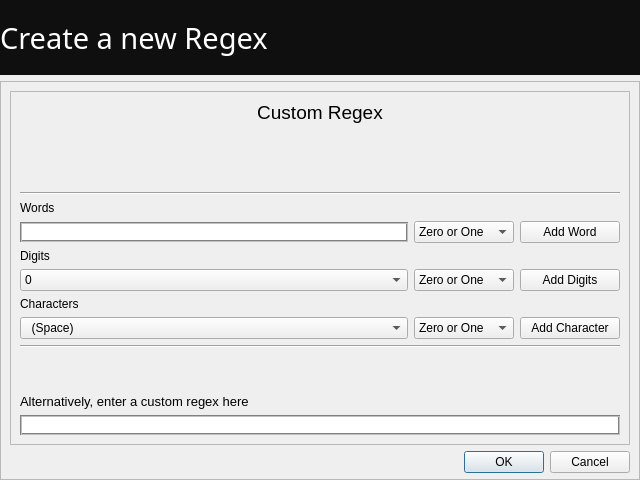
<?xml version="1.0" encoding="UTF-8"?>
<ui version="4.0">
 <class>NewRegex</class>
 <widget class="QDialog" name="NewRegex">
  <property name="enabled">
   <bool>true</bool>
  </property>
  <property name="geometry">
   <rect>
    <x>0</x>
    <y>0</y>
    <width>640</width>
    <height>480</height>
   </rect>
  </property>
  <property name="sizePolicy">
   <sizepolicy hsizetype="Fixed" vsizetype="Fixed">
    <horstretch>0</horstretch>
    <verstretch>0</verstretch>
   </sizepolicy>
  </property>
  <property name="minimumSize">
   <size>
    <width>640</width>
    <height>480</height>
   </size>
  </property>
  <property name="maximumSize">
   <size>
    <width>640</width>
    <height>480</height>
   </size>
  </property>
  <property name="contextMenuPolicy">
   <enum>Qt::NoContextMenu</enum>
  </property>
  <property name="windowTitle">
   <string>New Regex</string>
  </property>
  <property name="whatsThis">
   <string notr="true"/>
  </property>
  <property name="sizeGripEnabled">
   <bool>false</bool>
  </property>
  <layout class="QHBoxLayout" name="horizontalLayout">
   <property name="margin">
    <number>0</number>
   </property>
   <item>
    <layout class="QVBoxLayout" name="mainLayout">
     <item>
      <widget class="QLabel" name="label">
       <property name="minimumSize">
        <size>
         <width>0</width>
         <height>75</height>
        </size>
       </property>
       <property name="maximumSize">
        <size>
         <width>16777215</width>
         <height>75</height>
        </size>
       </property>
       <property name="font">
        <font>
         <family>Segoe UI Light</family>
         <pointsize>22</pointsize>
        </font>
       </property>
       <property name="styleSheet">
        <string notr="true">background: rgb(15,15,15);
color: white;

    background-image: url(:images/backgrounds/blackbg.png);
    background-position: top right;
    background-origin: content;
    background-repeat: repeat-xy;</string>
       </property>
       <property name="text">
        <string>Create a new Regex</string>
       </property>
       <property name="margin">
        <number>18</number>
       </property>
      </widget>
     </item>
     <item>
      <widget class="QFrame" name="mainFrame">
       <property name="frameShape">
        <enum>QFrame::StyledPanel</enum>
       </property>
       <property name="frameShadow">
        <enum>QFrame::Raised</enum>
       </property>
       <layout class="QGridLayout" name="gridLayout">
        <property name="bottomMargin">
         <number>6</number>
        </property>
        <item row="0" column="0">
         <layout class="QVBoxLayout" name="verticalLayout">
          <item>
           <widget class="QFrame" name="contentsFrame">
            <property name="frameShape">
             <enum>QFrame::StyledPanel</enum>
            </property>
            <property name="frameShadow">
             <enum>QFrame::Raised</enum>
            </property>
            <layout class="QGridLayout" name="gridLayout_2">
             <item row="0" column="0">
              <layout class="QVBoxLayout" name="verticalLayout_4">
               <item>
                <widget class="QLabel" name="regexLabel">
                 <property name="maximumSize">
                  <size>
                   <width>16777215</width>
                   <height>100</height>
                  </size>
                 </property>
                 <property name="font">
                  <font>
                   <family>Segoe UI</family>
                   <pointsize>14</pointsize>
                  </font>
                 </property>
                 <property name="text">
                  <string>Custom Regex</string>
                 </property>
                 <property name="alignment">
                  <set>Qt::AlignCenter</set>
                 </property>
                </widget>
               </item>
               <item>
                <spacer name="verticalSpacer_2">
                 <property name="orientation">
                  <enum>Qt::Vertical</enum>
                 </property>
                 <property name="sizeHint" stdset="0">
                  <size>
                   <width>20</width>
                   <height>40</height>
                  </size>
                 </property>
                </spacer>
               </item>
               <item>
                <widget class="Line" name="line_2">
                 <property name="orientation">
                  <enum>Qt::Horizontal</enum>
                 </property>
                </widget>
               </item>
               <item>
                <widget class="QLabel" name="label_3">
                 <property name="text">
                  <string>Words</string>
                 </property>
                </widget>
               </item>
               <item>
                <layout class="QVBoxLayout" name="verticalLayout_2">
                 <item>
                  <layout class="QHBoxLayout" name="horizontalLayout_3">
                   <item>
                    <widget class="QLineEdit" name="wordInput">
                     <property name="styleSheet">
                      <string notr="true">border: 2px groove gray;
</string>
                     </property>
                     <property name="frame">
                      <bool>true</bool>
                     </property>
                    </widget>
                   </item>
                   <item>
                    <widget class="QComboBox" name="wordCombo">
                     <property name="minimumSize">
                      <size>
                       <width>100</width>
                       <height>0</height>
                      </size>
                     </property>
                     <item>
                      <property name="text">
                       <string>Zero or One</string>
                      </property>
                     </item>
                     <item>
                      <property name="text">
                       <string>One or More</string>
                      </property>
                     </item>
                     <item>
                      <property name="text">
                       <string>Zero or More</string>
                      </property>
                     </item>
                     <item>
                      <property name="text">
                       <string>1</string>
                      </property>
                     </item>
                     <item>
                      <property name="text">
                       <string>2</string>
                      </property>
                     </item>
                     <item>
                      <property name="text">
                       <string>3</string>
                      </property>
                     </item>
                     <item>
                      <property name="text">
                       <string>4</string>
                      </property>
                     </item>
                     <item>
                      <property name="text">
                       <string>5</string>
                      </property>
                     </item>
                     <item>
                      <property name="text">
                       <string>6</string>
                      </property>
                     </item>
                     <item>
                      <property name="text">
                       <string>7</string>
                      </property>
                     </item>
                     <item>
                      <property name="text">
                       <string>8</string>
                      </property>
                     </item>
                     <item>
                      <property name="text">
                       <string>9</string>
                      </property>
                     </item>
                     <item>
                      <property name="text">
                       <string>10</string>
                      </property>
                     </item>
                     <item>
                      <property name="text">
                       <string>11</string>
                      </property>
                     </item>
                     <item>
                      <property name="text">
                       <string>12</string>
                      </property>
                     </item>
                     <item>
                      <property name="text">
                       <string>13</string>
                      </property>
                     </item>
                     <item>
                      <property name="text">
                       <string>14</string>
                      </property>
                     </item>
                     <item>
                      <property name="text">
                       <string>15</string>
                      </property>
                     </item>
                     <item>
                      <property name="text">
                       <string>16</string>
                      </property>
                     </item>
                     <item>
                      <property name="text">
                       <string>17</string>
                      </property>
                     </item>
                     <item>
                      <property name="text">
                       <string>18</string>
                      </property>
                     </item>
                     <item>
                      <property name="text">
                       <string>19</string>
                      </property>
                     </item>
                     <item>
                      <property name="text">
                       <string>20</string>
                      </property>
                     </item>
                    </widget>
                   </item>
                   <item>
                    <widget class="QPushButton" name="addString">
                     <property name="minimumSize">
                      <size>
                       <width>100</width>
                       <height>0</height>
                      </size>
                     </property>
                     <property name="maximumSize">
                      <size>
                       <width>100</width>
                       <height>16777215</height>
                      </size>
                     </property>
                     <property name="text">
                      <string>Add Word</string>
                     </property>
                    </widget>
                   </item>
                  </layout>
                 </item>
                 <item>
                  <widget class="QLabel" name="label_4">
                   <property name="text">
                    <string>Digits</string>
                   </property>
                  </widget>
                 </item>
                 <item>
                  <layout class="QHBoxLayout" name="horizontalLayout_4">
                   <item>
                    <widget class="QComboBox" name="comboBox">
                     <item>
                      <property name="text">
                       <string>0</string>
                      </property>
                     </item>
                     <item>
                      <property name="text">
                       <string>1</string>
                      </property>
                     </item>
                     <item>
                      <property name="text">
                       <string>2</string>
                      </property>
                     </item>
                     <item>
                      <property name="text">
                       <string>3</string>
                      </property>
                     </item>
                     <item>
                      <property name="text">
                       <string>4</string>
                      </property>
                     </item>
                     <item>
                      <property name="text">
                       <string>5</string>
                      </property>
                     </item>
                     <item>
                      <property name="text">
                       <string>6</string>
                      </property>
                     </item>
                     <item>
                      <property name="text">
                       <string>7</string>
                      </property>
                     </item>
                     <item>
                      <property name="text">
                       <string>8</string>
                      </property>
                     </item>
                     <item>
                      <property name="text">
                       <string>9</string>
                      </property>
                     </item>
                     <item>
                      <property name="text">
                       <string>Any Digit</string>
                      </property>
                     </item>
                    </widget>
                   </item>
                   <item>
                    <widget class="QComboBox" name="digitCombo">
                     <property name="minimumSize">
                      <size>
                       <width>100</width>
                       <height>0</height>
                      </size>
                     </property>
                     <property name="maximumSize">
                      <size>
                       <width>100</width>
                       <height>16777215</height>
                      </size>
                     </property>
                     <item>
                      <property name="text">
                       <string>Zero or One</string>
                      </property>
                     </item>
                     <item>
                      <property name="text">
                       <string>One or More</string>
                      </property>
                     </item>
                     <item>
                      <property name="text">
                       <string>Zero or More</string>
                      </property>
                     </item>
                     <item>
                      <property name="text">
                       <string>1</string>
                      </property>
                     </item>
                     <item>
                      <property name="text">
                       <string>2</string>
                      </property>
                     </item>
                     <item>
                      <property name="text">
                       <string>3</string>
                      </property>
                     </item>
                     <item>
                      <property name="text">
                       <string>4</string>
                      </property>
                     </item>
                     <item>
                      <property name="text">
                       <string>5</string>
                      </property>
                     </item>
                     <item>
                      <property name="text">
                       <string>6</string>
                      </property>
                     </item>
                     <item>
                      <property name="text">
                       <string>7</string>
                      </property>
                     </item>
                     <item>
                      <property name="text">
                       <string>8</string>
                      </property>
                     </item>
                     <item>
                      <property name="text">
                       <string>9</string>
                      </property>
                     </item>
                     <item>
                      <property name="text">
                       <string>10</string>
                      </property>
                     </item>
                     <item>
                      <property name="text">
                       <string>11</string>
                      </property>
                     </item>
                     <item>
                      <property name="text">
                       <string>12</string>
                      </property>
                     </item>
                     <item>
                      <property name="text">
                       <string>13</string>
                      </property>
                     </item>
                     <item>
                      <property name="text">
                       <string>14</string>
                      </property>
                     </item>
                     <item>
                      <property name="text">
                       <string>15</string>
                      </property>
                     </item>
                     <item>
                      <property name="text">
                       <string>16</string>
                      </property>
                     </item>
                     <item>
                      <property name="text">
                       <string>17</string>
                      </property>
                     </item>
                     <item>
                      <property name="text">
                       <string>18</string>
                      </property>
                     </item>
                     <item>
                      <property name="text">
                       <string>19</string>
                      </property>
                     </item>
                     <item>
                      <property name="text">
                       <string>20</string>
                      </property>
                     </item>
                    </widget>
                   </item>
                   <item>
                    <widget class="QPushButton" name="addDigits">
                     <property name="maximumSize">
                      <size>
                       <width>100</width>
                       <height>16777215</height>
                      </size>
                     </property>
                     <property name="text">
                      <string>Add Digits</string>
                     </property>
                    </widget>
                   </item>
                  </layout>
                 </item>
                 <item>
                  <widget class="QLabel" name="label_5">
                   <property name="text">
                    <string>Characters</string>
                   </property>
                  </widget>
                 </item>
                 <item>
                  <layout class="QHBoxLayout" name="horizontalLayout_5">
                   <item>
                    <widget class="QComboBox" name="comboBox_2">
                     <item>
                      <property name="text">
                       <string>  (Space)</string>
                      </property>
                     </item>
                     <item>
                      <property name="text">
                       <string>-</string>
                      </property>
                     </item>
                     <item>
                      <property name="text">
                       <string>_</string>
                      </property>
                     </item>
                     <item>
                      <property name="text">
                       <string>(</string>
                      </property>
                     </item>
                     <item>
                      <property name="text">
                       <string>)</string>
                      </property>
                     </item>
                     <item>
                      <property name="text">
                       <string>[</string>
                      </property>
                     </item>
                     <item>
                      <property name="text">
                       <string>]</string>
                      </property>
                     </item>
                     <item>
                      <property name="text">
                       <string>{</string>
                      </property>
                     </item>
                     <item>
                      <property name="text">
                       <string>}</string>
                      </property>
                     </item>
                     <item>
                      <property name="text">
                       <string>&lt;</string>
                      </property>
                     </item>
                     <item>
                      <property name="text">
                       <string>&gt;</string>
                      </property>
                     </item>
                     <item>
                      <property name="text">
                       <string>Any Bracket</string>
                      </property>
                     </item>
                     <item>
                      <property name="text">
                       <string>=</string>
                      </property>
                     </item>
                     <item>
                      <property name="text">
                       <string>+</string>
                      </property>
                     </item>
                     <item>
                      <property name="text">
                       <string>/</string>
                      </property>
                     </item>
                     <item>
                      <property name="text">
                       <string>\</string>
                      </property>
                     </item>
                     <item>
                      <property name="text">
                       <string>|</string>
                      </property>
                     </item>
                     <item>
                      <property name="text">
                       <string>Any Slash</string>
                      </property>
                     </item>
                    </widget>
                   </item>
                   <item>
                    <widget class="QComboBox" name="spacerCombo">
                     <property name="minimumSize">
                      <size>
                       <width>100</width>
                       <height>0</height>
                      </size>
                     </property>
                     <property name="maximumSize">
                      <size>
                       <width>100</width>
                       <height>16777215</height>
                      </size>
                     </property>
                     <item>
                      <property name="text">
                       <string>Zero or One</string>
                      </property>
                     </item>
                     <item>
                      <property name="text">
                       <string>One or More</string>
                      </property>
                     </item>
                     <item>
                      <property name="text">
                       <string>Zero or More</string>
                      </property>
                     </item>
                     <item>
                      <property name="text">
                       <string>1</string>
                      </property>
                     </item>
                     <item>
                      <property name="text">
                       <string>2</string>
                      </property>
                     </item>
                     <item>
                      <property name="text">
                       <string>3</string>
                      </property>
                     </item>
                     <item>
                      <property name="text">
                       <string>4</string>
                      </property>
                     </item>
                     <item>
                      <property name="text">
                       <string>5</string>
                      </property>
                     </item>
                     <item>
                      <property name="text">
                       <string>6</string>
                      </property>
                     </item>
                     <item>
                      <property name="text">
                       <string>7</string>
                      </property>
                     </item>
                     <item>
                      <property name="text">
                       <string>8</string>
                      </property>
                     </item>
                     <item>
                      <property name="text">
                       <string>9</string>
                      </property>
                     </item>
                     <item>
                      <property name="text">
                       <string>10</string>
                      </property>
                     </item>
                     <item>
                      <property name="text">
                       <string>11</string>
                      </property>
                     </item>
                     <item>
                      <property name="text">
                       <string>12</string>
                      </property>
                     </item>
                     <item>
                      <property name="text">
                       <string>13</string>
                      </property>
                     </item>
                     <item>
                      <property name="text">
                       <string>14</string>
                      </property>
                     </item>
                     <item>
                      <property name="text">
                       <string>15</string>
                      </property>
                     </item>
                     <item>
                      <property name="text">
                       <string>16</string>
                      </property>
                     </item>
                     <item>
                      <property name="text">
                       <string>17</string>
                      </property>
                     </item>
                     <item>
                      <property name="text">
                       <string>18</string>
                      </property>
                     </item>
                     <item>
                      <property name="text">
                       <string>19</string>
                      </property>
                     </item>
                     <item>
                      <property name="text">
                       <string>20</string>
                      </property>
                     </item>
                    </widget>
                   </item>
                   <item>
                    <widget class="QPushButton" name="addSpacer">
                     <property name="maximumSize">
                      <size>
                       <width>100</width>
                       <height>16777215</height>
                      </size>
                     </property>
                     <property name="text">
                      <string>Add Character</string>
                     </property>
                    </widget>
                   </item>
                  </layout>
                 </item>
                </layout>
               </item>
               <item>
                <widget class="Line" name="line">
                 <property name="orientation">
                  <enum>Qt::Horizontal</enum>
                 </property>
                </widget>
               </item>
               <item>
                <layout class="QVBoxLayout" name="verticalLayout_3">
                 <item>
                  <spacer name="verticalSpacer">
                   <property name="orientation">
                    <enum>Qt::Vertical</enum>
                   </property>
                   <property name="sizeHint" stdset="0">
                    <size>
                     <width>20</width>
                     <height>40</height>
                    </size>
                   </property>
                  </spacer>
                 </item>
                 <item>
                  <widget class="QLabel" name="label_2">
                   <property name="font">
                    <font>
                     <family>Segoe UI</family>
                     <pointsize>10</pointsize>
                    </font>
                   </property>
                   <property name="text">
                    <string>Alternatively, enter a custom regex here</string>
                   </property>
                  </widget>
                 </item>
                 <item>
                  <widget class="QLineEdit" name="customRegex">
                   <property name="styleSheet">
                    <string notr="true">border: 2px groove gray;
</string>
                   </property>
                   <property name="frame">
                    <bool>true</bool>
                   </property>
                  </widget>
                 </item>
                </layout>
               </item>
              </layout>
             </item>
            </layout>
           </widget>
          </item>
          <item>
           <widget class="QDialogButtonBox" name="buttonBox">
            <property name="sizePolicy">
             <sizepolicy hsizetype="Expanding" vsizetype="Fixed">
              <horstretch>0</horstretch>
              <verstretch>0</verstretch>
             </sizepolicy>
            </property>
            <property name="maximumSize">
             <size>
              <width>16777215</width>
              <height>30</height>
             </size>
            </property>
            <property name="layoutDirection">
             <enum>Qt::LeftToRight</enum>
            </property>
            <property name="autoFillBackground">
             <bool>false</bool>
            </property>
            <property name="styleSheet">
             <string notr="true"/>
            </property>
            <property name="orientation">
             <enum>Qt::Horizontal</enum>
            </property>
            <property name="standardButtons">
             <set>QDialogButtonBox::Cancel|QDialogButtonBox::Ok</set>
            </property>
            <property name="centerButtons">
             <bool>false</bool>
            </property>
           </widget>
          </item>
         </layout>
        </item>
       </layout>
      </widget>
     </item>
    </layout>
   </item>
  </layout>
 </widget>
 <resources>
  <include location="res.qrc"/>
 </resources>
 <connections>
  <connection>
   <sender>buttonBox</sender>
   <signal>accepted()</signal>
   <receiver>NewRegex</receiver>
   <slot>accept()</slot>
   <hints>
    <hint type="sourcelabel">
     <x>260</x>
     <y>470</y>
    </hint>
    <hint type="destinationlabel">
     <x>157</x>
     <y>274</y>
    </hint>
   </hints>
  </connection>
  <connection>
   <sender>buttonBox</sender>
   <signal>rejected()</signal>
   <receiver>NewRegex</receiver>
   <slot>reject()</slot>
   <hints>
    <hint type="sourcelabel">
     <x>328</x>
     <y>470</y>
    </hint>
    <hint type="destinationlabel">
     <x>286</x>
     <y>274</y>
    </hint>
   </hints>
  </connection>
  <connection>
   <sender>customRegex</sender>
   <signal>textChanged(QString)</signal>
   <receiver>regexLabel</receiver>
   <slot>setText(QString)</slot>
   <hints>
    <hint type="sourcelabel">
     <x>405</x>
     <y>421</y>
    </hint>
    <hint type="destinationlabel">
     <x>339</x>
     <y>116</y>
    </hint>
   </hints>
  </connection>
 </connections>
</ui>
